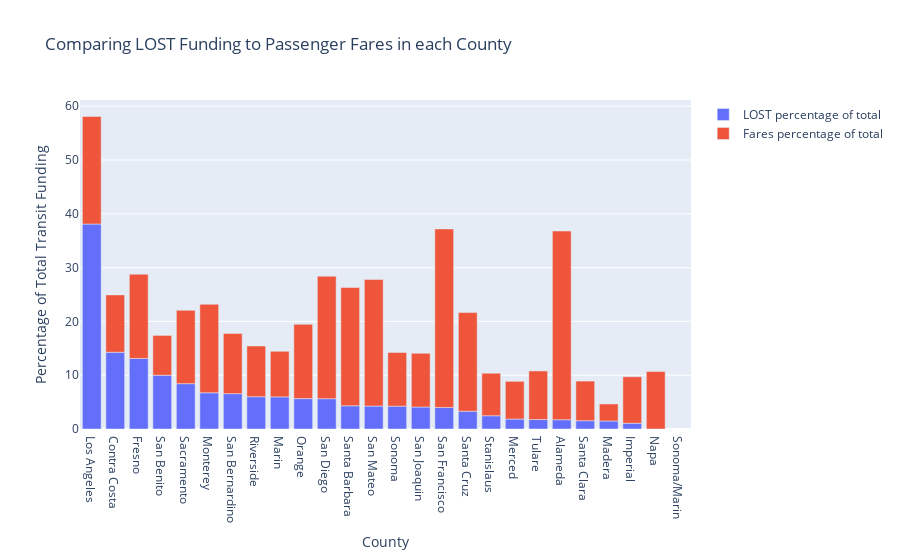

Notebook cell for this chart:
### Code cell
fig.show()

### Figure 1 — Plotly figure (JSON) as saved in the notebook; plotly's stock layout.template omitted (floating-point values rounded to 4 significant figures)
{"data": [{"alignmentgroup": "True", "hovertemplate": "=LOST percentage of total<br>County=%{x}<br>Percentage of Total Transit Funding=%{y}<extra></extra>", "legendgroup": "LOST percentage of total", "marker": {"color": "#636efa"}, "name": "LOST percentage of total", "offsetgroup": "LOST percentage of total", "orientation": "v", "showlegend": true, "textposition": "auto", "type": "bar", "x": ["Los Angeles", "Contra Costa", "Fresno", "San Benito", "Sacramento", "Monterey", "San Bernardino", "Riverside", "Marin", "Orange", "San Diego", "Santa Barbara", "San Mateo", "Sonoma", "San Joaquin", "San Francisco", "Santa Cruz", "Stanislaus", "Merced", "Tulare", "Alameda", "Santa Clara", "Madera", "Imperial", "Napa", "Sonoma/Marin"], "xaxis": "x", "y": [38.09, 14.27, 13.11, 9.997, 8.425, 6.733, 6.574, 5.999, 5.971, 5.648, 5.635, 4.31, 4.266, 4.246, 4.086, 4.007, 3.306, 2.46, 1.849, 1.755, 1.725, 1.537, 1.485, 1.077, 0, null], "yaxis": "y"}, {"alignmentgroup": "True", "hovertemplate": "=Fares percentage of total<br>County=%{x}<br>Percentage of Total Transit Funding=%{y}<extra></extra>", "legendgroup": "Fares percentage of total", "marker": {"color": "#EF553B"}, "name": "Fares percentage of total", "offsetgroup": "Fares percentage of total", "orientation": "v", "showlegend": true, "textposition": "auto", "type": "bar", "x": ["Los Angeles", "Contra Costa", "Fresno", "San Benito", "Sacramento", "Monterey", "San Bernardino", "Riverside", "Marin", "Orange", "San Diego", "Santa Barbara", "San Mateo", "Sonoma", "San Joaquin", "San Francisco", "Santa Cruz", "Stanislaus", "Merced", "Tulare", "Alameda", "Santa Clara", "Madera", "Imperial", "Napa", "Sonoma/Marin"], "xaxis": "x", "y": [20.0, 10.67, 15.66, 7.398, 13.63, 16.45, 11.18, 9.439, 8.477, 13.81, 22.76, 21.99, 23.51, 9.978, 9.985, 33.18, 18.33, 7.906, 7.016, 9.036, 35.07, 7.37, 3.174, 8.637, 10.68, null], "yaxis": "y"}], "layout": {"autosize": true, "barmode": "relative", "legend": {"title": {"text": ""}, "tracegroupgap": 0}, "title": {"text": "Comparing LOST Funding to Passenger Fares in each County"}, "xaxis": {"anchor": "y", "autorange": true, "domain": [0, 1], "range": [-0.5, 25.5], "title": {"text": "County"}, "type": "category"}, "yaxis": {"anchor": "x", "autorange": true, "domain": [0, 1], "range": [0, 61.15], "title": {"text": "Percentage of Total Transit Funding"}, "type": "linear"}}}
